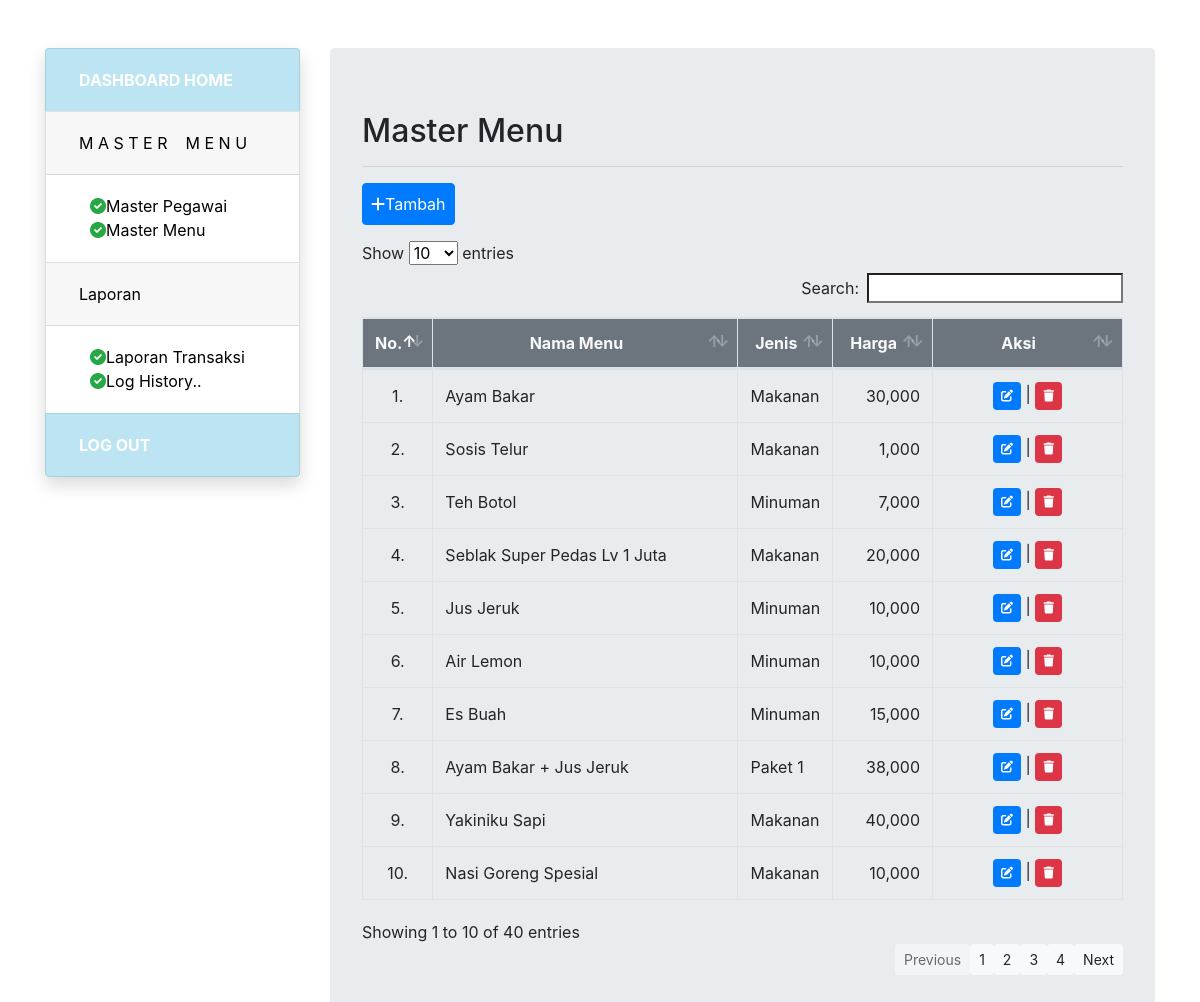
Page /menu.php (signed in) on the committed database.
### tables this page shows
CREATE TABLE `tbl_menu` (
  `id_menu` int(11) NOT NULL,
  `nama_menu` varchar(150) NOT NULL,
  `jenis_menu` enum('Makanan','Minuman','Paket 1','Paket 2','Paket 3') NOT NULL,
  `harga` int(11) NOT NULL
);

### menu.php (the view, shortened to what this page needs)
<?php
include "header.php";
include "koneksi.php";
    ?>
<div class="col-9">
    <div class="jumbotron container">
        <div class="row">
            <div class="col">
                <h2>Master Menu</h2>
                <hr>
                <button type="button" class="btn btn-primary p-2 mb-3" data-toggle="modal" data-target="#staticBackdrop">
                    <i class="fas fa-plus"></i>Tambah
                </button>
            <table class="table table-bordered table-hover table-responsive" id="kelas">
                <thead>
                    <tr class="text-center bg-secondary text-light">
                        <th>No.</th>
                        <th>Nama Menu</th>
                        <th>Jenis</th>
                        <th>Harga</th>
                        <th>Aksi</th>
                    </tr>
                </thead>
                <tbody>
                    <?php
                    $no = 1;
                    $sql = "SELECT * FROM tbl_menu";
                    $query = mysqli_query($koneksi, $sql);
                    while($data = mysqli_fetch_array($query)){?>
                    <tr>
                        <td align="center" width="5%"><?= $no++;?>.</td>
                        <td><?=$data["nama_menu"];?></td>
                        <td><?=$data["jenis_menu"];?></td>
                        <td align="right"><?=number_format($data["harga"]);?></td>
                        <td align="center" width="25%"><a href="menu-edit.php?id_menu=<?=$data["id_menu"];?>" class="badge badge-primary p-2" title="Edit" class="badge badge-primary p-2" title="Edit"><i class="fas fa-edit"></i></a> | <a href="menu-delete.php?id_menu=<?=$data["id_menu"];?>" onclick="return confirm('data akan dihapus ?');" class="badge badge-danger p-2" title="Delete"><i class="fas fa-trash"></i></a></td>
                    </tr>
                    <?php
                    }?>
                </tbody>
            </table>
        </div>
    </div>
</div>
</div>
</div>
</div>

### rows in the picture
tbl_menu: nama_menu "Ayam Bakar", jenis_menu "Makanan", harga "30,000"
tbl_menu: nama_menu "Sosis Telur", jenis_menu "Makanan", harga "1,000"
tbl_menu: nama_menu "Teh Botol", jenis_menu "Minuman", harga "7,000"
tbl_menu: nama_menu "Seblak Super Pedas Lv 1 Juta", jenis_menu "Makanan", harga "20,000"
tbl_menu: nama_menu "Jus Jeruk", jenis_menu "Minuman", harga "10,000"
tbl_menu: nama_menu "Air Lemon", jenis_menu "Minuman", harga "10,000"
tbl_menu: nama_menu "Es Buah", jenis_menu "Minuman", harga "15,000"
tbl_menu: nama_menu "Ayam Bakar + Jus Jeruk", jenis_menu "Paket 1", harga "38,000"
tbl_menu: nama_menu "Yakiniku Sapi", jenis_menu "Makanan", harga "40,000"
tbl_menu: nama_menu "Nasi Goreng Spesial", jenis_menu "Makanan", harga "10,000"
